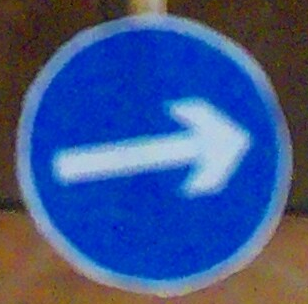
#> input picture trainingData/extracted_crops/0_left/a14_crop_0.png, 308 x 304 px, found by its file name; its folder holds only this picture in this run
$ python Train.py
#> lines starting #> are read from the running program, lines starting #| are printed output that depends on the picture; after the words box and inside, x2 and y2 are one past the last pixel; in counts of white or black regions, pixels touching at a corner belong together
### ImageProcessing.py
import cv2 # type: ignore
import numpy as np

def fix_camera_orientation(frame):
    return cv2.rotate(frame, cv2.ROTATE_180)

def apply_custom_filter(img):
    """
    Applies the specific matrix requested to highlight edges/features.
    Matrix: [[-1, 5, -1], [5, -1, 5], [-1, 5, -1]]
    """

    kernel = np.array([[-1, 5, -1],
                       [ 5, -1, 5],
                       [-1, 5, -1]])

    filtered = cv2.filter2D(img, -1, kernel)
    return filtered

def find_sign_region(frame):
    """
    Finds the sign in the large frame and returns the crop.
    """
    gray = cv2.cvtColor(frame, cv2.COLOR_BGR2GRAY)
    blurred = cv2.GaussianBlur(gray, (5, 5), 0)
    _, thresh = cv2.threshold(blurred, 60, 255, cv2.THRESH_BINARY)

    contours, _ = cv2.findContours(thresh, cv2.RETR_EXTERNAL, cv2.CHAIN_APPROX_SIMPLE)

    best_crop = None
    max_area = 0

    for cnt in contours:
        area = cv2.contourArea(cnt)
        if area > 1000:
            x, y, w, h = cv2.boundingRect(cnt)
            aspect_ratio = float(w) / h

            if 0.7 < aspect_ratio < 1.3:
                if area > max_area:
                    max_area = area
                    best_crop = frame[y:y+h, x:x+w]

    return best_crop

# [37 lines left out: functions preprocess_for_model, decide_action, not called in this run]

### Train.py
from tensorflow.keras.utils import to_categorical # type: ignore
from Model import build_traffic_model
from ImageProcessing import apply_custom_filter, find_sign_region
import cv2 # type: ignore
import numpy as np
import os
import random

# Configuration
IMG_SIZE = (64, 64)
BATCH_SIZE = 32
EPOCHS = 20

# ==========================================
#           Load Plain Circles
# ==========================================
def load_plain_circles(directory):

    print(f"Loading base circles from {directory}...")
    circles = []
    if os.path.exists(directory):
        for f in os.listdir(directory):
            if f.lower().endswith(('.png', '.jpg', '.jpeg')):
                path = os.path.join(directory, f)
                img = cv2.imread(path, cv2.IMREAD_GRAYSCALE)
                if img is not None:
                    img = cv2.resize(img, IMG_SIZE)
                    circles.append(img)
    return circles

# ==========================================
#      Create Synthetic & Altered Data
# ==========================================
def apply_occlusion(img):
    """
    Covers 1/4 or 1/3 of the image (Top, Bottom, Left, Right, Corners).
    """
    h, w = img.shape
    occ_img = img.copy()

    type_idx = random.randint(0, 5)

    if type_idx == 0: return occ_img

    block_h = h // 3
    block_w = w // 3

    noise = np.random.randint(0, 255, (h, w), dtype='uint8')

    if type_idx == 1: # Right
        occ_img[:, w-block_w:] = noise[:, w-block_w:]
    elif type_idx == 2: # Left
        occ_img[:, :block_w] = noise[:, :block_w]
    elif type_idx == 3: # Top
        occ_img[:block_h, :] = noise[:block_h, :]
    elif type_idx == 4: # Bottom
        occ_img[h-block_h:, :] = noise[h-block_h:, :]
    elif type_idx == 5: # Random Corner
        cx = random.choice([0, w-block_w])
        cy = random.choice([0, h-block_h])
        occ_img[cy:cy+block_h, cx:cx+block_w] = noise[cy:cy+block_h, cx:cx+block_w]

    return occ_img

def create_synthetic_data(base_circles, num_samples=1000):
    """
    Generates signs, applies Matrix, Fills Whites, Occlusions.
    """
    print("Generating Synthetic Data with Custom Filters...")
    X = []
    y = []

    if not base_circles:
        print("No base circles provided!")
        return np.array(X), np.array(y)

    for _ in range(num_samples):
        # 1. Start with a plain circle
        base = random.choice(base_circles).copy()
        label = random.randint(0, 2)

        # 2. Draw the Raw Sign Logic (Pre-Filter)
        if label == 0: # Left
            cv2.arrowedLine(base, (54, 32), (10, 32), (255), 4, tipLength=0.3)
        elif label == 1: # Right
            cv2.arrowedLine(base, (10, 32), (54, 32), (255), 4, tipLength=0.3)
        elif label == 2: # U-Turn
            cv2.arrowedLine(base, (24, 28), (24, 52), (255), 4, tipLength=0.3)
            cv2.line(base, (40, 52), (40, 28), (255), 4)
            cv2.ellipse(base, (32, 28), (8, 8), 0, 180, 360, (255), 4)

        # 3. Apply the Custom Matrix
        filtered = apply_custom_filter(base)

        # 4. "Fill only the circle band with white"
        cv2.circle(filtered, (32, 32), 30, (255), 2)

        # 5. "Fill the sign in the middle with white"
        if label == 0:
            cv2.arrowedLine(filtered, (54, 32), (10, 32), (255), 2, tipLength=0.3)
        elif label == 1:
            cv2.arrowedLine(filtered, (10, 32), (54, 32), (255), 2, tipLength=0.3)
        elif label == 2:
            cv2.arrowedLine(filtered, (24, 28), (24, 52), (255), 2, tipLength=0.3)
            cv2.line(filtered, (40, 52), (40, 28), (255), 2)
            cv2.ellipse(filtered, (32, 28), (8, 8), 0, 180, 360, (255), 2)

        # 6. "Fill only the blue background" -> Mask out background?
        _, contrast_img = cv2.threshold(filtered, 127, 255, cv2.THRESH_BINARY)

        # 7. Apply Occlusion / Noise
        final_img = apply_occlusion(contrast_img)

        X.append(final_img)
        y.append(label)

    return np.array(X), np.array(y)

# ==========================================
#         Hybrid Training Pipeline
# ==========================================
def train_hybrid_pipeline(plain_circles_path, real_data_path):

    # --- Step A: Generate Synthetic ---
#> called with plain_circles_path = './circles', real_data_path = './real_traffic_signs'
    circles = load_plain_circles(plain_circles_path)
    X_synth, y_synth = create_synthetic_data(circles, num_samples=1500)

    # --- Step B: Load & Process Real Data ---
    print(f"Loading Real Data from {real_data_path}...")
    X_real = []
    y_real = []
    classes = ['0_left', '1_right', '2_turn_around']

    for idx, cls in enumerate(classes):
        folder = os.path.join(real_data_path, cls)
        if not os.path.exists(folder): continue

        for f in os.listdir(folder):
            path = os.path.join(folder, f)
            frame = cv2.imread(path)
#> frame is the input picture: shape (304, 308, 3); mean B, G, R 140.7, 84.9, 61.7
            if frame is None: continue

            crop = find_sign_region(frame)
#> in find_sign_region, `gray = cv2.cvtColor(frame, cv2.COLOR_BGR2GRAY)`:
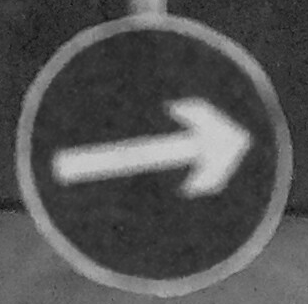
#> gray: shape (304, 308); min 15, max 208, mean 84.3
#> in find_sign_region, `_, thresh = cv2.threshold(blurred, 60, 255, cv2.THRESH_BINARY)`:
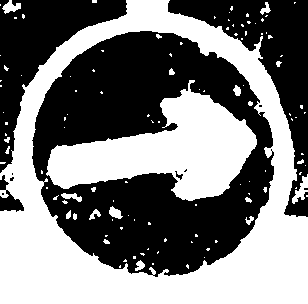
#> thresh: shape (304, 308); 47.6% white; 114 white regions (93 under 20 px)
#> in find_sign_region, `contours, _ = cv2.findContours(thresh, cv2.RETR_EXTERNAL, cv2.CHAIN_AP..`: contours = 51 contours, 47 with area under 20; largest, box (x1, y1, x2, y2) and area: (0, 0, 308, 304) 75976, (292, 174, 308, 204) 157, (2, 0, 21, 14) 116, (260, 2, 271, 15) 49
#> the loop in find_sign_region, `for cnt in contours:` made 51 passes
#> (area, x, y, w, h, aspect_ratio, max_area) on pass 49: (75975.5, 0, 0, 308, 304, 1.01, 75975.5)
#> area on passes 3, 48, 51: 157, 49, 116.5
#> after the loop in find_sign_region, `for cnt in contours:`: max_area = 75975.5

            if crop is not None:
                gray = cv2.cvtColor(crop, cv2.COLOR_BGR2GRAY)
                resized = cv2.resize(gray, IMG_SIZE)
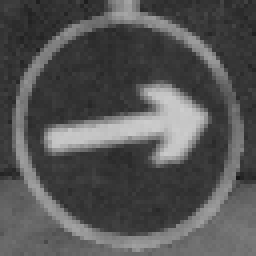
#> resized: shape (64, 64) (shown 4 times larger); min 24, max 205, mean 84.3
                filtered = apply_custom_filter(resized)
#> in apply_custom_filter, `filtered = cv2.filter2D(img, -1, kernel)`: filtered: shape (64, 64); every value is 255

                final_real = apply_occlusion(filtered)
#> in apply_occlusion, `occ_img[:block_h, :] = noise[:block_h, :]`:
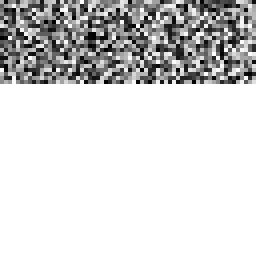
#> occ_img: shape (64, 64) (shown 4 times larger); min 0, max 255, mean 212.4

                X_real.append(final_real)
                y_real.append(idx)
            else:
                gray = cv2.cvtColor(frame, cv2.COLOR_BGR2GRAY)
                resized = cv2.resize(gray, IMG_SIZE)
                filtered = apply_custom_filter(resized)
                X_real.append(filtered)
                y_real.append(idx)

    X_real = np.array(X_real)
    y_real = np.array(y_real)

    # --- Step C: Merge & Train ---
    print(f"Stats: {len(X_synth)} Synthetic, {len(X_real)} Real images.")
#| Stats: 0 Synthetic, 1 Real images.

    if len(X_synth) == 0 and len(X_real) == 0:
        print("No data to train!")
        return

    if len(X_real) > 0:
#> (the run stopped early here; a loop or call above may not have finished)
